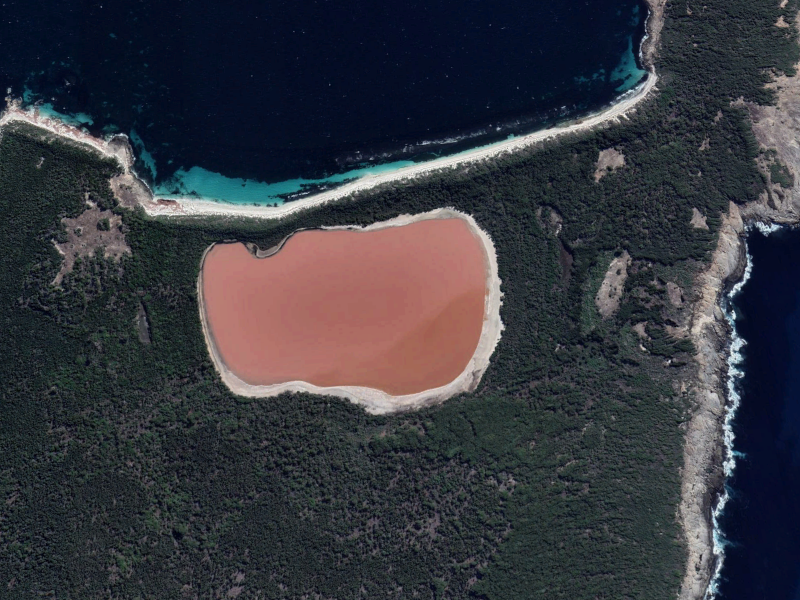
#> input picture bilder-Wk08/lake.png, 800 x 600 px
$ jupyter execute Blatt08_Aufg02.ipynb
#> lines starting #> are read from the running program, lines starting #| are printed output that depends on the picture
## Aufgabe 2

[cell 1]
#Pakete
import numpy as np
import skimage.io
import skimage.filters
import skimage.color
import matplotlib.pyplot as plt

import skimage.exposure

## Aufg 2.1

[cell 2]
# Lade das Bild
image = skimage.io.imread('./bilder-Wk08/lake.png')
#> image is the input picture: shape (600, 800, 4); mean R, G, B, A 54.3, 55.7, 63, 255

# Wende den Gauß-Filter an
# smoothed_image = skimage.filters.gaussian(image, sigma=2)
image = skimage.filters.gaussian(image, sigma=2)
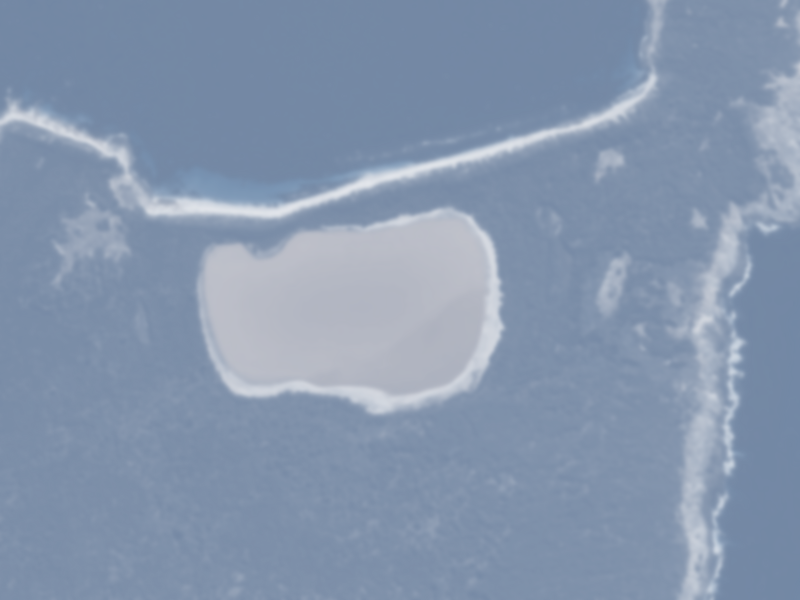
#> image: shape (600, 800, 4) float64; mean R, G, B, A 0.299, 0.397, 0.536, 0.692; transparent parts drawn white

# Entferne den Alphakanal, falls vorhanden, sonst ergibt ein ValueError
if image.shape[2] == 4:
    image = image[:, :, :3]
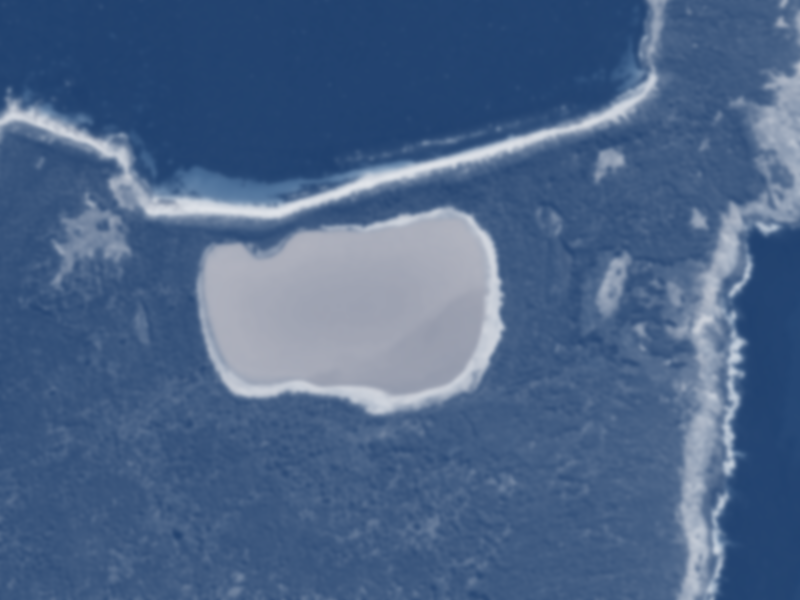
#> image: shape (600, 800, 3) float64; mean R, G, B 0.299, 0.397, 0.536

# Wandle das Bild in den Graustufenbereich um
gray_image = skimage.color.rgb2gray(image)
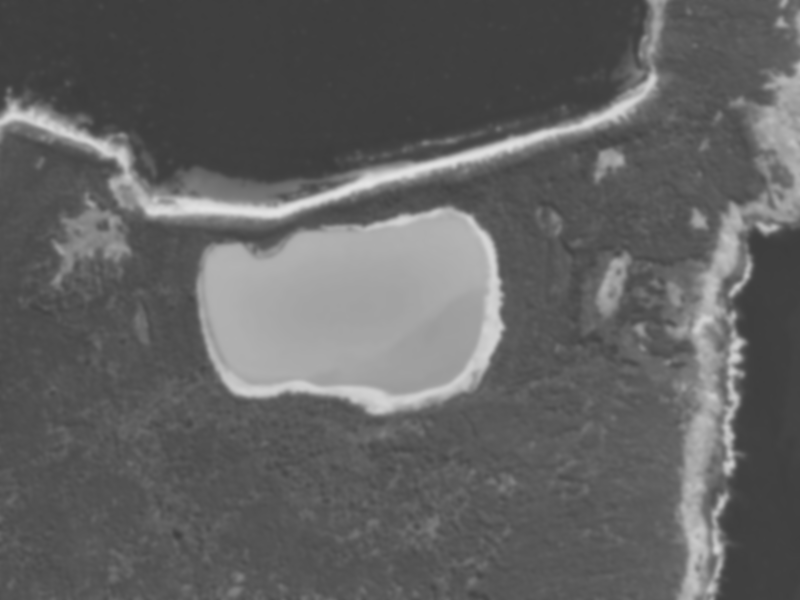
#> gray_image: shape (600, 800) float64; min 0.239, max 0.898, mean 0.386

# Berechne die Gradientenstärke mit den Sobel-Operatoren
gradient_magnitude = skimage.filters.sobel(gray_image)
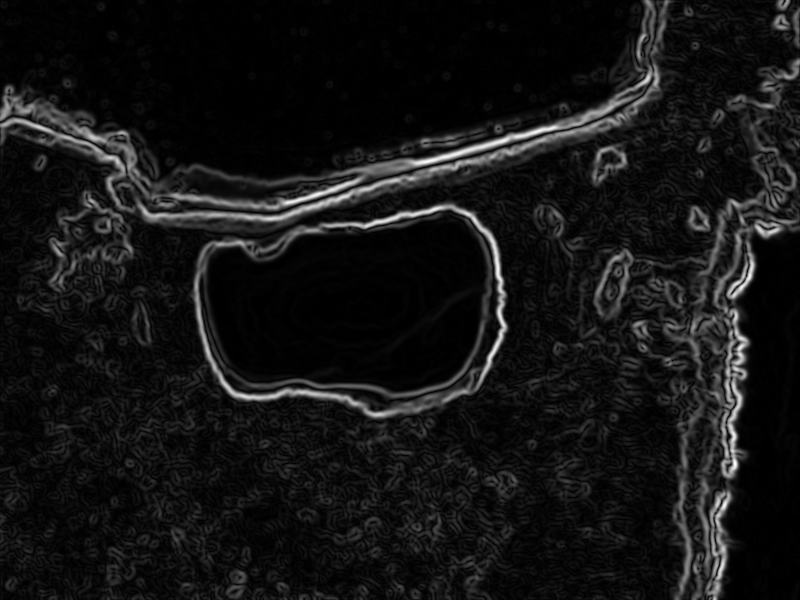
#> gradient_magnitude: shape (600, 800) float64; min 2.42e-07, max 0.14, mean 0.0114; drawn with min black and max white

#Plotte das Ergebnis
plt.imshow(gradient_magnitude, cmap='gray')
plt.axis('off')
plt.title('Gradientenstärke')
plt.show()

Die stärksten Gradientenveränderung sind weiß dargestellt. Besonders die Übergänge zu Wasser sind stark zu erkennen.

## Aufg 2.2

[cell 3]
# Lade das Bild
image = skimage.io.imread('./bilder-Wk08/lake-weich.png')
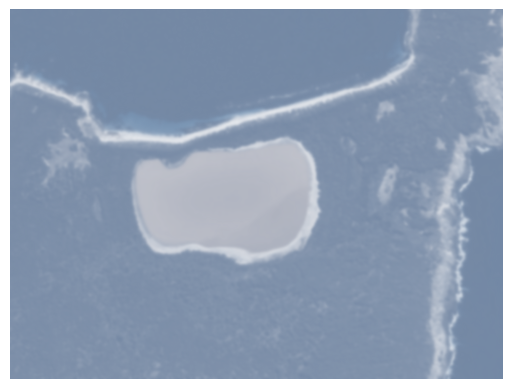
#> input picture bilder-Wk08/lake-weich.png, 512 x 389 px
#> image is the input picture: shape (389, 512, 4); mean R, G, B, A 144.1, 159.3, 181, 255

# Entferne den Alphakanal, falls vorhanden
if image.shape[2] == 4:
    image = image[:, :, :3]
#> image: shape (389, 512, 3)

# Wandle das Bild in den HSV-Farbraum um
hsv_image = skimage.color.rgb2hsv(image)
#> hsv_image: shape (389, 512, 3) float64; mean of channels 0, 1, 2 0.549, 0.216, 0.71

# Extrahiere den Hue-Kanal
hue_channel = hsv_image[:, :, 0]
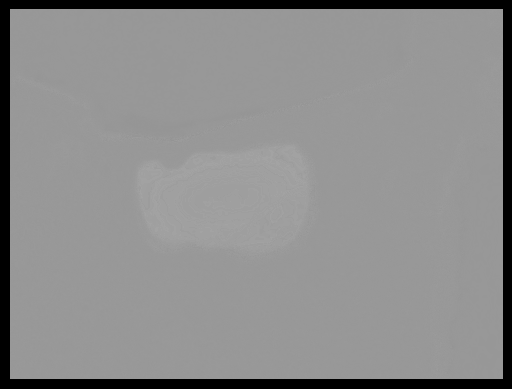
#> hue_channel: shape (389, 512) float64; min 0, max 0.643, mean 0.549

# Wende die nicht-lineare Transformationsfunktion an
transformed_image = np.power(hue_channel, 0.8)

# Strecke den Kontrast des transformierten Bildes
stretched_image = skimage.exposure.rescale_intensity(transformed_image, out_range=(0, 1))
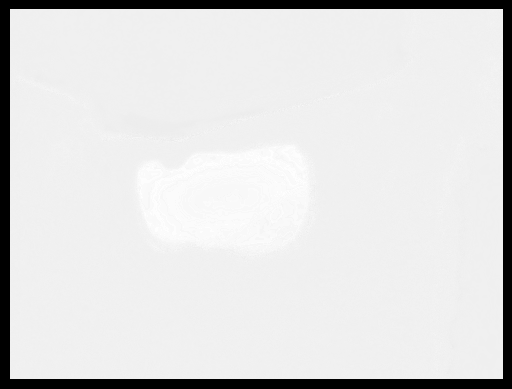
#> stretched_image: shape (389, 512) float64; min 0, max 1, mean 0.867

# Skaliere das Bild auf den Bereich von 0 bis 255
scaled_image = skimage.exposure.rescale_intensity(stretched_image, out_range=(0, 255))

# Konvertiere das Bild in den Datentyp uint8
final_image = scaled_image.astype(np.uint8)

# Zeige das Ergebnis
plt.imshow(final_image, cmap='RdYlGn_r')
plt.axis('off')
plt.title('Transformiertes Bild')
plt.show()

## Aufg 2.3

[cell 4]
# Lade das Bild
image = skimage.io.imread('./bilder-Wk08/lake-weich.png')

# Entferne den Alphakanal, falls vorhanden, sonst ergibt ein ValueError
if image.shape[2] == 4:
    image = image[:, :, :3]

# Wandle das Bild in den Graustufenbereich um
gray_image = skimage.color.rgb2gray(image)
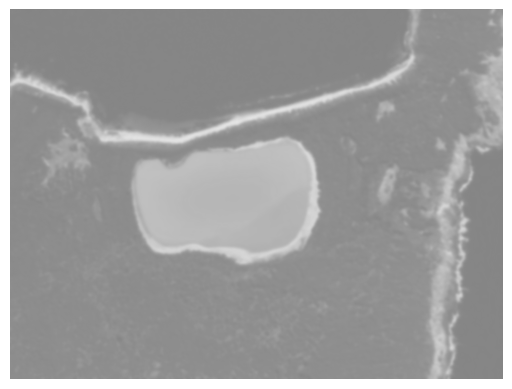
#> gray_image: shape (389, 512) float64; min 0.52, max 1, mean 0.618

# Berechne die Gradientenstärke mit den Sobel-Operatoren
gradient_magnitude = skimage.filters.sobel(gray_image)
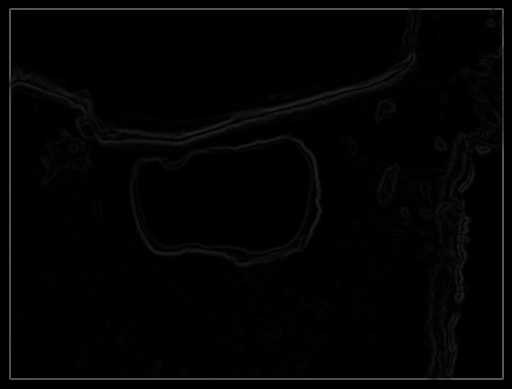
#> gradient_magnitude: shape (389, 512) float64; min 0, max 0.355, mean 0.013

# Plotte das Ergebnis
plt.imshow(gradient_magnitude, cmap='gray')
plt.axis('off')
plt.title('Gradientenstärke')
plt.show()
